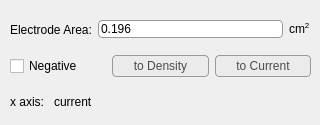
<?xml version="1.0" encoding="UTF-8"?>
<ui version="4.0">
 <class>Form</class>
 <widget class="QWidget" name="Form">
  <property name="geometry">
   <rect>
    <x>0</x>
    <y>0</y>
    <width>320</width>
    <height>125</height>
   </rect>
  </property>
  <property name="windowTitle">
   <string>Form</string>
  </property>
  <property name="styleSheet">
   <string notr="true">/* Style sheet for the buttons */
QPushButton {
	color: rgb(76, 76, 76);
	background-color: rgb(235, 235, 235);
	border: 1px solid rgb(153, 153, 153);
	border-radius: 4px;
	min-width: 60px;
	min-height: 20px;
}

QPushButton:pressed {
    background-color: rgb(204, 204, 204);
}

QPushButton:default {
	border-color: rgb(76, 76, 76);
}

/*Style sheet for other elements*/

QLineEdit {
	border: 1px solid rgb(153, 153, 153);
	border-radius: 4px;
}</string>
  </property>
  <widget class="QWidget" name="layoutWidget">
   <property name="geometry">
    <rect>
     <x>10</x>
     <y>10</y>
     <width>301</width>
     <height>111</height>
    </rect>
   </property>
   <layout class="QVBoxLayout" name="verticalLayout">
    <item>
     <layout class="QHBoxLayout" name="horizontalLayout">
      <item>
       <widget class="QLabel" name="label">
        <property name="text">
         <string>Electrode Area:</string>
        </property>
       </widget>
      </item>
      <item>
       <widget class="QLineEdit" name="line_edit_area">
        <property name="text">
         <string>0.196</string>
        </property>
       </widget>
      </item>
      <item>
       <widget class="QLabel" name="label_3">
        <property name="text">
         <string>&lt;html&gt;&lt;head/&gt;&lt;body&gt;&lt;p&gt;cm&lt;span style=&quot; vertical-align:super;&quot;&gt;2&lt;/span&gt;&lt;/p&gt;&lt;/body&gt;&lt;/html&gt;</string>
        </property>
       </widget>
      </item>
     </layout>
    </item>
    <item>
     <layout class="QHBoxLayout" name="horizontalLayout_2">
      <item>
       <widget class="QCheckBox" name="check_box_negative">
        <property name="enabled">
         <bool>true</bool>
        </property>
        <property name="text">
         <string>Negative</string>
        </property>
        <property name="checked">
         <bool>false</bool>
        </property>
        <property name="tristate">
         <bool>false</bool>
        </property>
       </widget>
      </item>
      <item>
       <widget class="QPushButton" name="button_to_density">
        <property name="text">
         <string>to Density</string>
        </property>
       </widget>
      </item>
      <item>
       <widget class="QPushButton" name="button_to_current">
        <property name="text">
         <string>to Current</string>
        </property>
       </widget>
      </item>
     </layout>
    </item>
    <item>
     <layout class="QHBoxLayout" name="horizontalLayout_3">
      <item>
       <widget class="QLabel" name="label_2">
        <property name="text">
         <string>x axis: </string>
        </property>
       </widget>
      </item>
      <item>
       <widget class="QLabel" name="label_unit">
        <property name="text">
         <string>current</string>
        </property>
       </widget>
      </item>
      <item>
       <spacer name="horizontalSpacer">
        <property name="orientation">
         <enum>Qt::Horizontal</enum>
        </property>
        <property name="sizeHint" stdset="0">
         <size>
          <width>40</width>
          <height>20</height>
         </size>
        </property>
       </spacer>
      </item>
     </layout>
    </item>
   </layout>
  </widget>
 </widget>
 <resources/>
 <connections/>
</ui>
